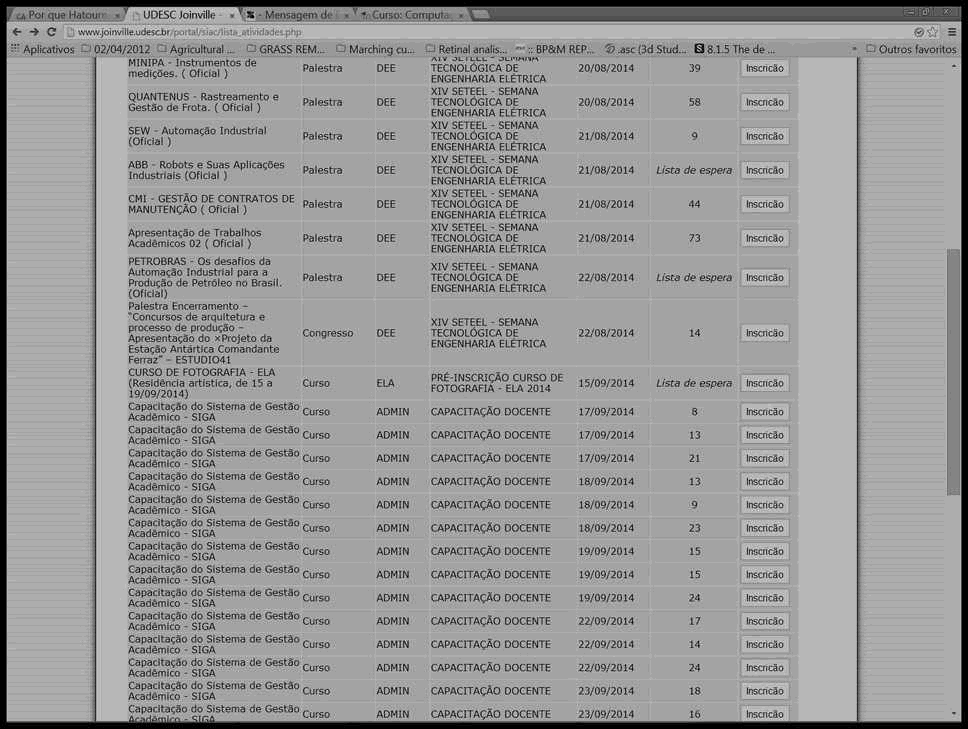
#> input picture 7a Fase/PIM/Realce/Realce/c/figuraEscura.jpg, 968 x 729 px, shrunk from 1622 x 1222 before the run
$ python c.py
#> lines starting #> are read from the running program, lines starting #| are printed output that depends on the picture
#!/usr/bin/python
# -*- coding: utf-8 -*-

import matplotlib.pyplot as plt
import numpy as np
import cv2
from skimage import exposure

img = cv2.imread('figuraEscura.jpg')
#> img is the input picture: shape (729, 968, 3); min 0, max 25, mean 15.1

img_log = (np.log(img+1)/(np.log(1+np.max(img))))*255
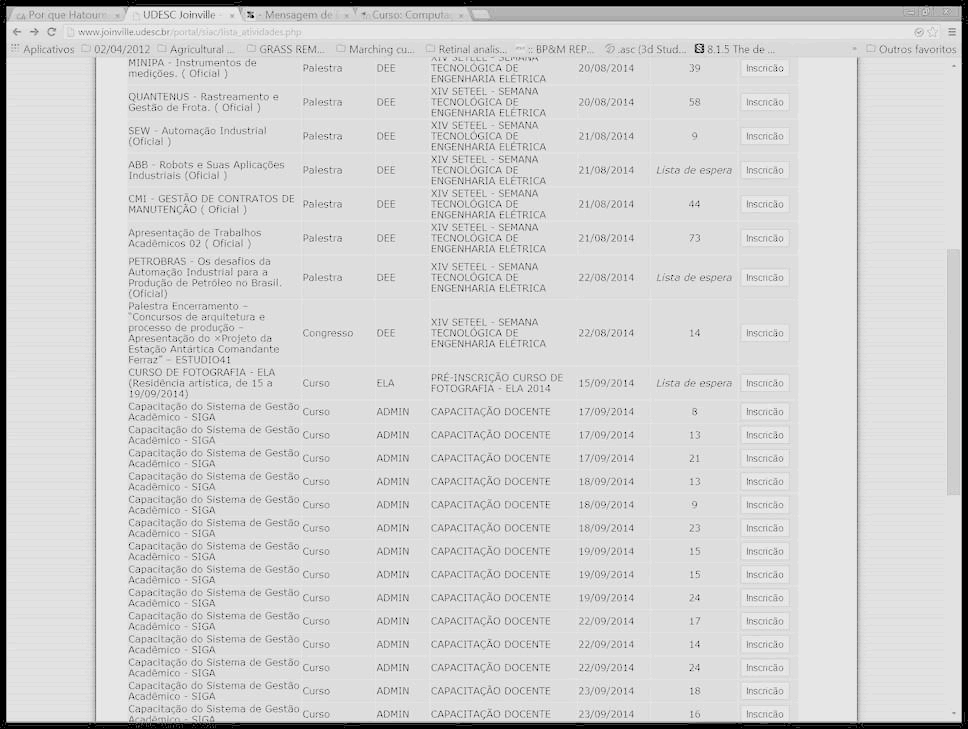
#> img_log: shape (729, 968, 3) float16; min 0, max 255, mean 211.5
img2 = np.array(img_log,dtype=np.uint8)

res = np.hstack((img,img2))
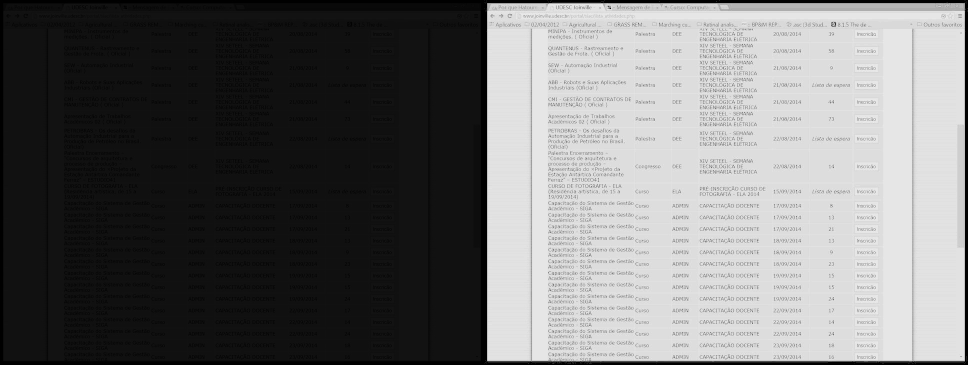
#> res: shape (729, 1936, 3) (shown at 1/2 size); min 0, max 255, mean 113

cv2.imwrite('escura_log.png',res)
cv2.imshow('log',res)
cv2.waitKey(0)
cv2.destroyAllWindows()

###########################################################################

imagem = cv2.imread('figuraClara.jpg')
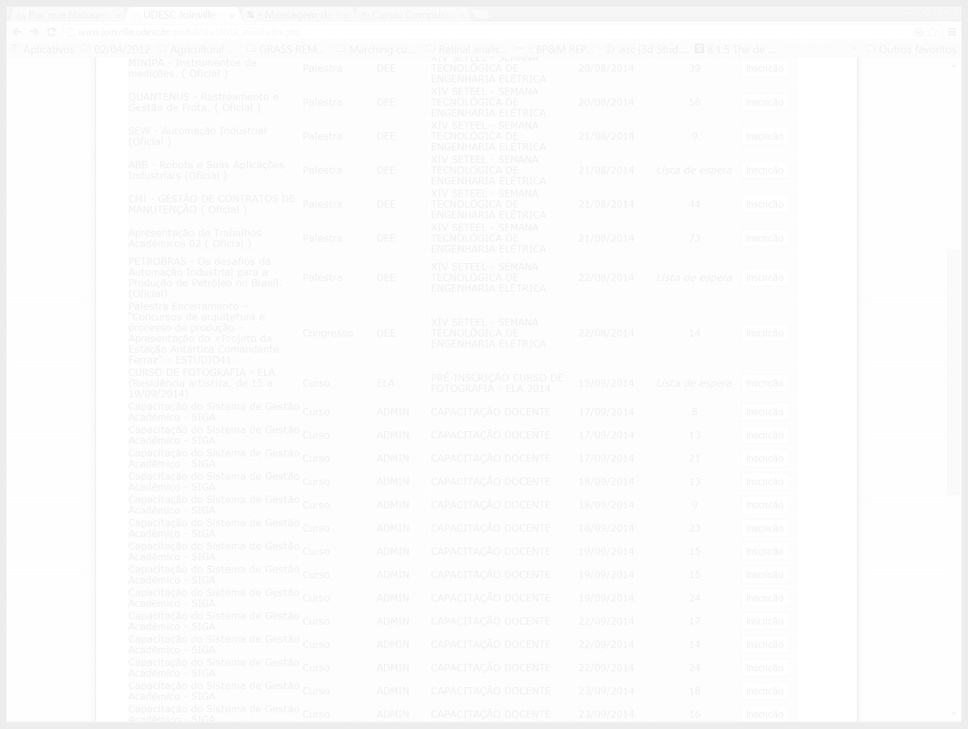
#> input picture 7a Fase/PIM/Realce/Realce/c/figuraClara.jpg, 968 x 729 px, shrunk from 1622 x 1222 before the run
#> imagem is the input picture: shape (729, 968, 3); min 233, max 255, mean 252.1

imagem = 255 - imagem
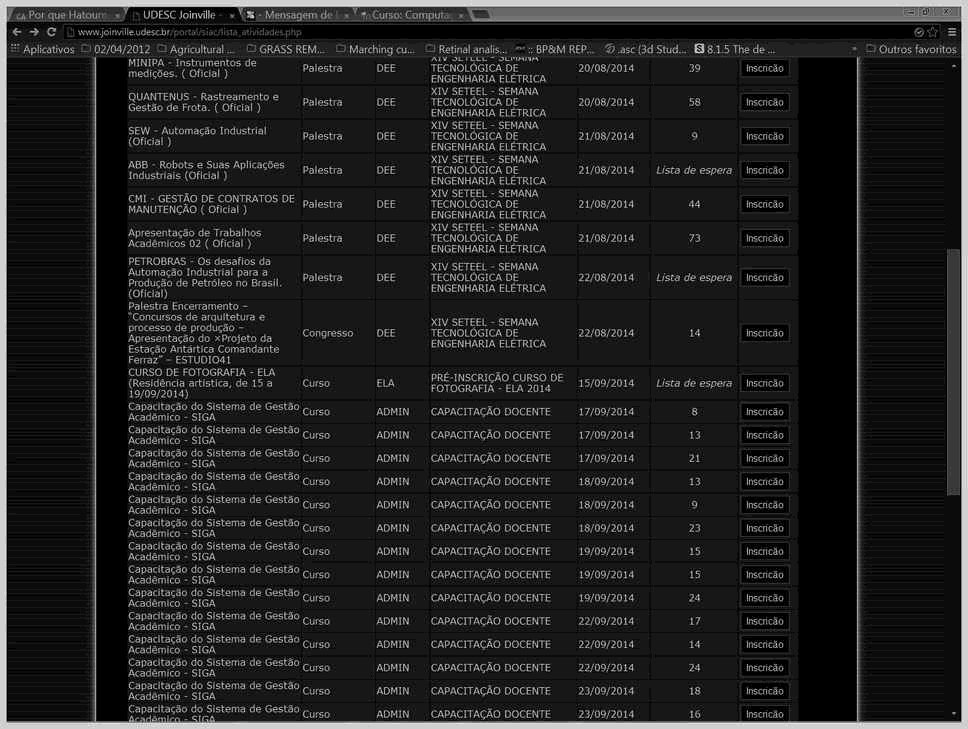
#> imagem: shape (729, 968, 3); min 0, max 22, mean 2.9; drawn with min black and max white
img_log = (np.exp(imagem+1)/(np.exp(1+np.max(imagem))))*255
#> img_log: shape (729, 968, 3) float32; 6.81% of the values are NaN or infinite; the others: min 7.11e-08, max 0.00157, mean 3.7e-05
img3 = np.array(img_log,dtype=np.uint8)
#> img3: shape (729, 968, 3); every value is 0

res_2 = np.hstack((imagem,img3))
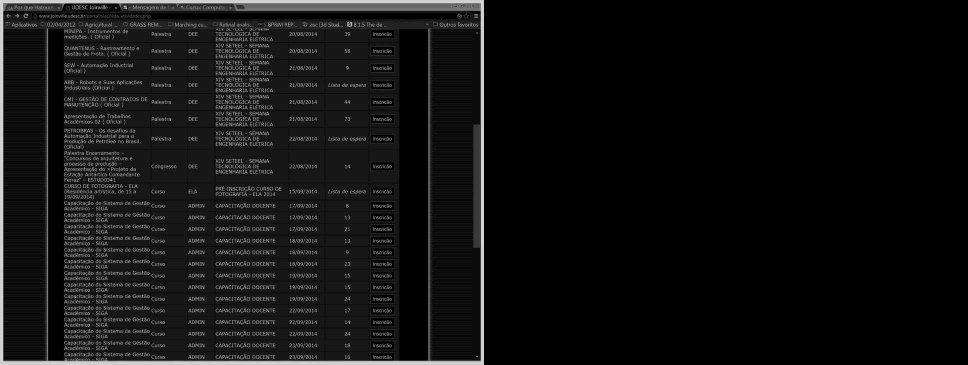
#> res_2: shape (729, 1936, 3) (shown at 1/2 size); min 0, max 22, mean 1.5; drawn with min black and max white

#cv2.imwrite('clara_e.png',res_2)
cv2.imshow('exp',res_2)
cv2.waitKey(0)
cv2.destroyAllWindows()
